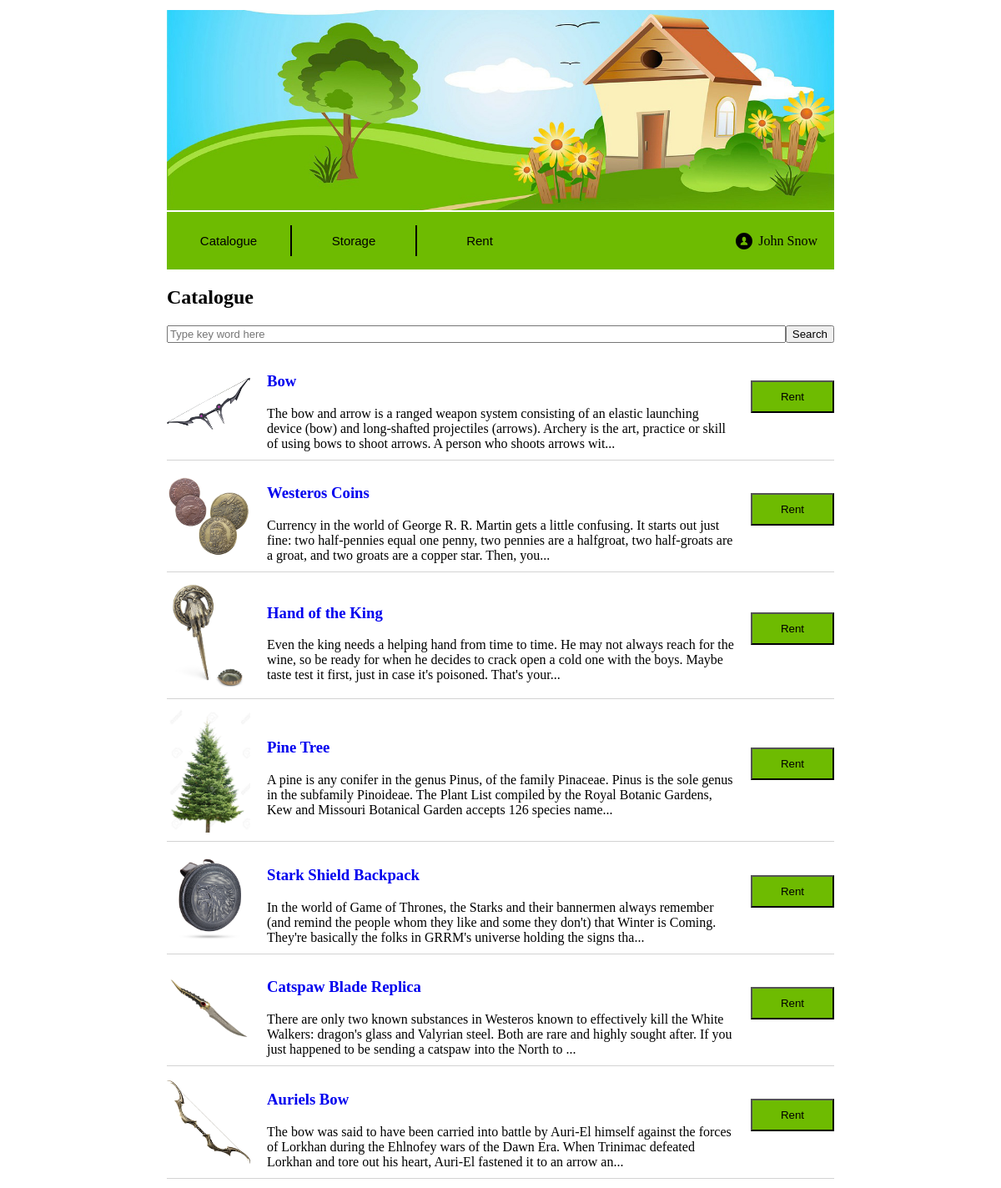
/things/catalogue_goods, run on the app's committed database.
### things/models.py (models this page shows, shortened)
class Good(models.Model):
    title = models.CharField('title', max_length=100)
    owner_id = models.ForeignKey(Customer)
    good_info = models.CharField('good info', max_length=1000)
    reservation_type = models.CharField('type', max_length=1, choices=RESERVATION_TYPES)
    image_path = models.CharField('image', max_length=200)
    status = models.CharField('status', max_length=1, choices=GOOD_STATUS)

### things/views.py (the view)
def catalogue_goods(request):
    items = Good.objects.all().exclude(owner_id__exact=CUSTOMER_INDEX)
    adjacent_reservations = Reservation.objects.filter(good_id__in=items)
    result_items = []
    for item in items:
        if len(adjacent_reservations.filter(good_id=item.pk)) == 0:
            result_items.append(item)
    template = loader.get_template('things/catalogue_goods.html')
    return HttpResponse(template.render({'good_items' : result_items}, request))

### things/templates/things/catalogue_goods.html (shortened to what this page needs)
{% extends "things/base.html" %}
{% block items_block %}
    <html lang="en">
    <head>
    </head>
    <body>
        <div><h2>Catalogue</h2></div>
        <form action="{% url 'search_goods' %}" method="get">
            <div class="search-flex-container">
                <input class="search" placeholder="Type key word here" type="text" name="search_field"></input>
                <div><button>Search</button></div>
            </div>
        </form>
        {% for item in good_items %}
            {% include "things/good_item.html" %}
        {% endfor %}
    </body>
    </html>
{% endblock %}

### things/templates/things/good_item.html (shortened to what this page needs)
{% load staticfiles %}
<html lang="en">
<head>
</head>
<body>
    <div class="item">
        <div class="item-flex-container">
            <div class="item-picture">
                <img src={% static item.image_path %} width="100px">
            </div>
            <div class="item-info">
                <div class="item-title">
                    <a href="{% url 'item_good_fullinfo' item.pk %}">
                        <h3>{{ item.title }}</h3>
                    </a>
                </div>
                <div class="item-description">
                    {{ item.good_info|slice:":230" }}...
                </div>
            </div>
            <form action="{% url 'rent_item' item.pk %}" method="post">
                <div><button class="item-button">Rent</button></div>
            </form>
        </div>
    </div>
</body>
</html>

### things/templates/things/catalogue_goods.html (style rules this page uses)
.search { width: 100%; font-size: 13px; }
.search-flex-container { display: flex; justify-content: space-between; align-items: center; }

### things/templates/things/good_item.html (style rules this page uses)
.item-flex-container { display: flex; justify-content: space-between; align-items: center; }
.item-info { flex-grow: 100; }
.item { border: 1px solid lightgrey; border-width: 0 0 1px 0; margin: 10px 0; padding: 0 0 10px; }
.item-button { width: 100px; padding: 10px; background-color: #6ebb01; }
.item-title > a { text-decoration: none; }
.item-picture { margin: 0 20px 0 0; }
.item-description { margin: 0 20px 0 0; }

### data on the page
Good: image_path (picture), title "Bow", good_info "The bow and arrow is a ranged weapon system consisting of an elastic launching device (bow) and long-shafted projectiles (arrows). Archery is the art, practice or skill of using bows to shoot arrows. A person who shoots arrows wit"
Good: image_path (picture), title "Westeros Coins", good_info "Currency in the world of George R. R. Martin gets a little confusing. It starts out just fine: two half-pennies equal one penny, two pennies are a halfgroat, two half-groats are a groat, and two groats are a copper star. Then, you"
Good: image_path (picture), title "Hand of the King", good_info "Even the king needs a helping hand from time to time. He may not always reach for the wine, so be ready for when he decides to crack open a cold one with the boys. Maybe taste test it first, just in case it's poisoned. That's your"
Good: image_path (picture), title "Pine Tree", good_info "A pine is any conifer in the genus Pinus, of the family Pinaceae. Pinus is the sole genus in the subfamily Pinoideae. The Plant List compiled by the Royal Botanic Gardens, Kew and Missouri Botanical Garden accepts 126 species name"
Good: image_path (picture), title "Stark Shield Backpack", good_info "In the world of Game of Thrones, the Starks and their bannermen always remember (and remind the people whom they like and some they don't) that Winter is Coming. They're basically the folks in GRRM's universe holding the signs tha"
Good: image_path (picture), title "Catspaw Blade Replica", good_info "There are only two known substances in Westeros known to effectively kill the White Walkers: dragon's glass and Valyrian steel. Both are rare and highly sought after. If you just happened to be sending a catspaw into the North to"
Good: image_path (picture), title "Auriels Bow", good_info "The bow was said to have been carried into battle by Auri-El himself against the forces of Lorkhan during the Ehlnofey wars of the Dawn Era. When Trinimac defeated Lorkhan and tore out his heart, Auri-El fastened it to an arrow an"
